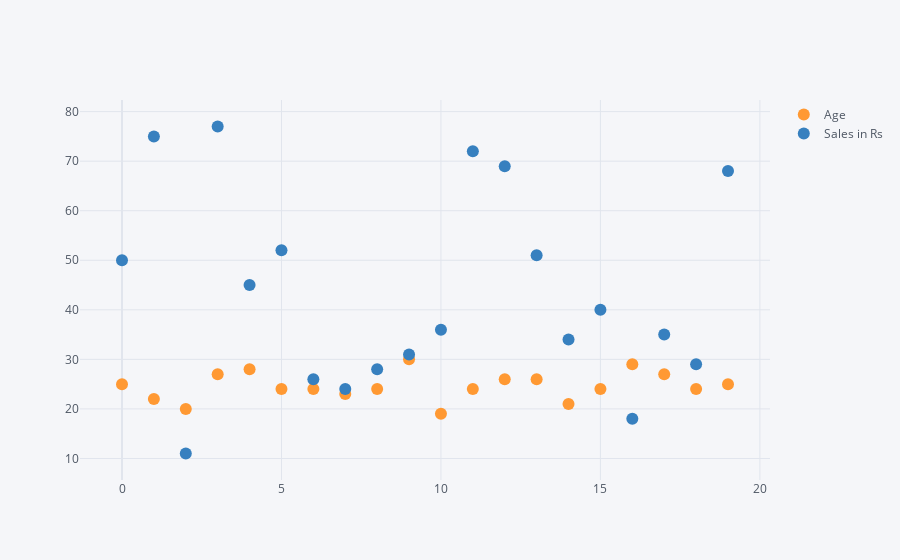

The cell this chart's notebook holds for it:
### Code cell
data1[['Age','Sales in Rs']].iplot(kind ='scatter', mode ='markers')

### Figure 1 — Plotly figure (JSON) as saved in the notebook; plotly's stock layout.template omitted (floating-point values rounded to 4 significant figures)
{"data": [{"line": {"color": "rgba(255, 153, 51, 1.0)", "dash": "solid", "shape": "linear", "width": 1.3}, "marker": {"size": 12, "symbol": "circle"}, "mode": "markers", "name": "Age", "text": "", "type": "scatter", "x": [0, 1, 2, 3, 4, 5, 6, 7, 8, 9, 10, 11, 12, 13, 14, 15, 16, 17, 18, 19], "y": [25, 22, 20, 27, 28, 24, 24, 23, 24, 30, 19, 24, 26, 26, 21, 24, 29, 27, 24, 25]}, {"line": {"color": "rgba(55, 128, 191, 1.0)", "dash": "solid", "shape": "linear", "width": 1.3}, "marker": {"size": 12, "symbol": "circle"}, "mode": "markers", "name": "Sales in Rs", "text": "", "type": "scatter", "x": [0, 1, 2, 3, 4, 5, 6, 7, 8, 9, 10, 11, 12, 13, 14, 15, 16, 17, 18, 19], "y": [50, 75, 11, 77, 45, 52, 26, 24, 28, 31, 36, 72, 69, 51, 34, 40, 18, 35, 29, 68]}], "layout": {"legend": {"bgcolor": "#F5F6F9", "font": {"color": "#4D5663"}}, "paper_bgcolor": "#F5F6F9", "plot_bgcolor": "#F5F6F9", "title": {"font": {"color": "#4D5663"}}, "xaxis": {"gridcolor": "#E1E5ED", "showgrid": true, "tickfont": {"color": "#4D5663"}, "title": {"font": {"color": "#4D5663"}, "text": ""}, "zerolinecolor": "#E1E5ED"}, "yaxis": {"gridcolor": "#E1E5ED", "showgrid": true, "tickfont": {"color": "#4D5663"}, "title": {"font": {"color": "#4D5663"}, "text": ""}, "zerolinecolor": "#E1E5ED"}}}
